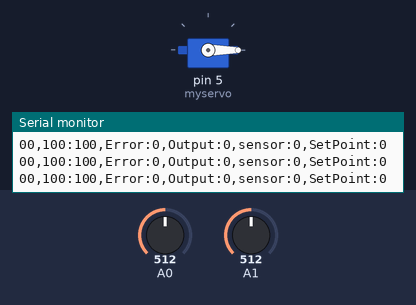
Bench run of a sketch on a simulated Arduino Uno, built with avr-gcc and run on an emulated ATmega328P. Shown: servo, the last lines printed to the serial monitor. The test bench sets the inputs (shaded band); at power-on: A0 = 512, A1 = 512.

Above: at 1.2 s.
1.3 s: A0 set to 582
4.3 s: A0 set to 606
At 5.35 s:
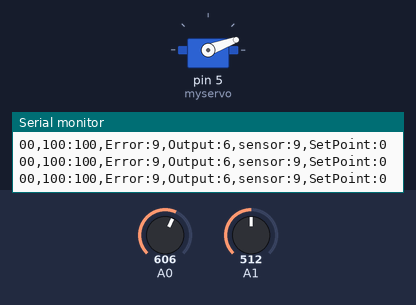
At 6.37 s:
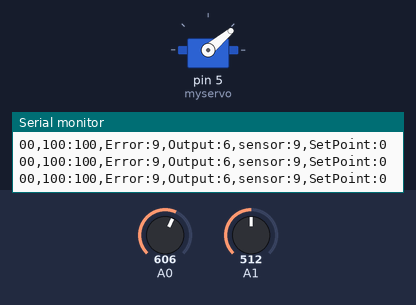
7.3 s: A1 set to 586
10.3 s: A1 set to 603
At 10.3 s:
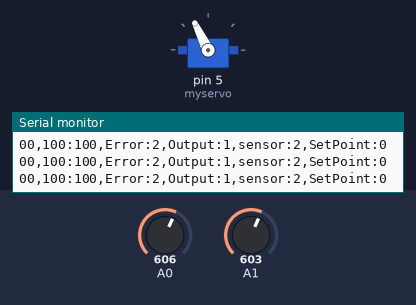
13.3 s: A1 set to 545
16.3 s: A1 set to 522
At 20.1 s:
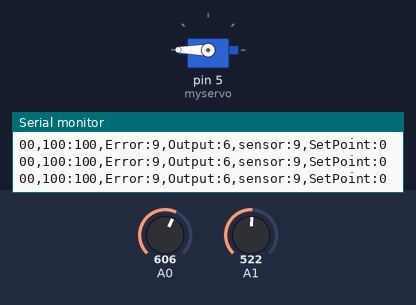
Timing chart, 0 to 20.3 s (numbered marks = the images above; inputs shaded):
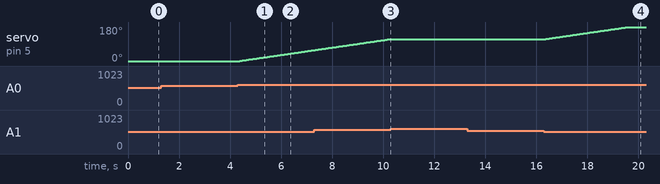

The sketch:

ControlP.ino
```cpp
#include <Servo.h>
int sensor1 = 0;
int sensor2 = 0;
int sensor = 0;
int sp = 0;
int error = 0;
int output = 0;
Servo myservo;
int pos = 0;
bool flag = false;


void setup() {
  Serial.begin(9600);
  myservo.attach(5);
  myservo.write(0);
  delay(15);
}

void loop() {

  sensor1 = map(analogRead(A0), 0, 1024, 0, 100);
  sensor2 = map(analogRead(A1), 0, 1024, 0, -100);
  sensor = (sensor1 + sensor2);
  error = (sensor - sp);
  output = 0.75 * error;

  if (flag) {

    myservo.write(pos);
    if (abs(output)>5) { flag = false; }
    delay(50);

  } else {

    if (output > 0) {
      pos++;
    } else if (output < 0) {
      pos--;
    } else {
      flag = true;
    }

    myservo.write(pos);
    delay(50);
  }

  Serial.print("0");
  Serial.print(0);
  Serial.print(",");
  Serial.print("100:");
  Serial.print(100);
  Serial.print(",");
  Serial.print("Error:");
  Serial.print(error);
  Serial.print(",");
  Serial.print("Output:");
  Serial.print(output);
  Serial.print(",");
  Serial.print("sensor:");
  Serial.print(sensor);
  Serial.print(",");
  Serial.print("SetPoint:");
  Serial.println(sp);
}
```

Measured:
- the behaviour switches between 593 and 594 on A0 (found by bisection; images 0 and 1)
- the behaviour switches between 593 and 594 on A1 (found by bisection; images 2 and 3)
- the behaviour switches between 533 and 532 on A1 (found by bisection; images 3 and 4)
- after the input at 4.3 s, servo on pin 5 (myservo): moves from 0° to 58° over 2.9 s, starting after 0.07 s
- after the input at 10.3 s, servo on pin 5 (myservo): stays 116° (without the input it goes to 117° after 0.02 s)
- after the input at 16.3 s, servo on pin 5 (myservo): moves from 116° to 180° over 3.2 s, starting after 0.06 s
